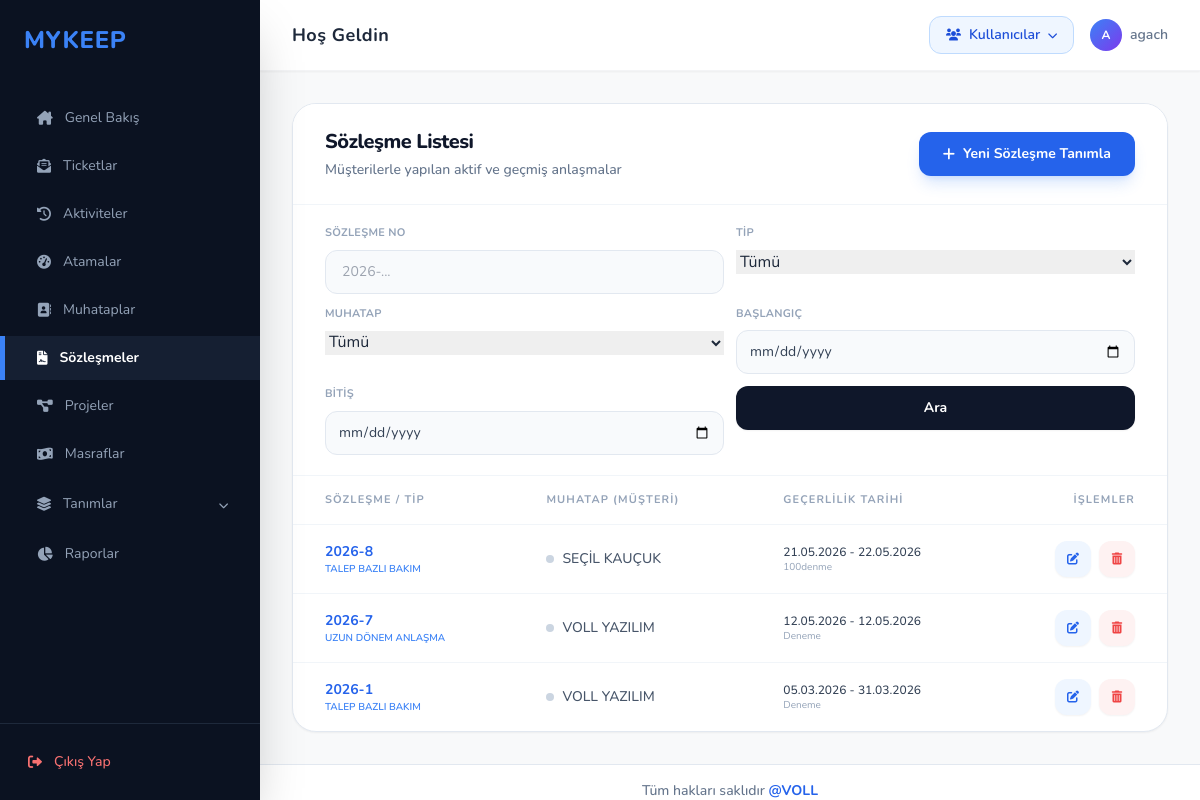
Before: /sozlesmeler/ (signed in) with the older database file.
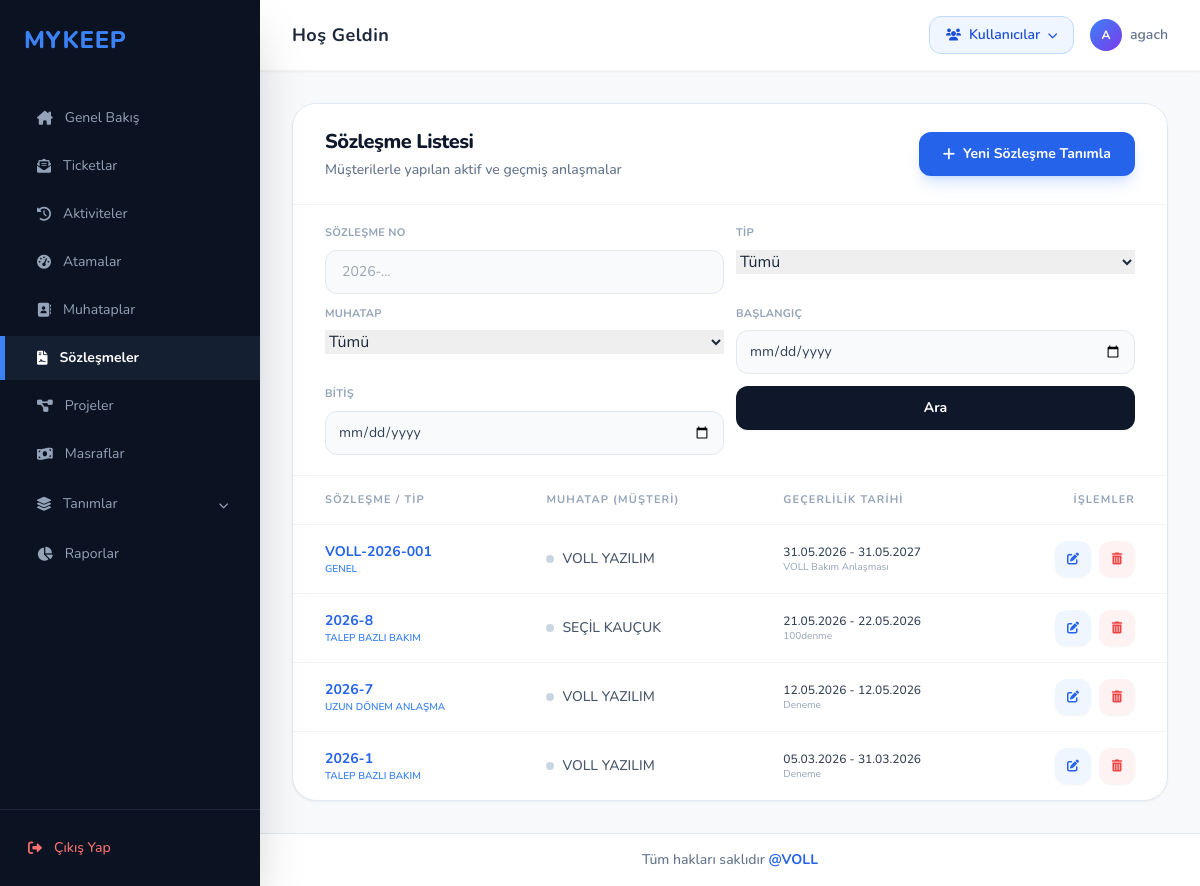
After: the same page with the newer database file.
### sozlesme/models.py (models this page shows, shortened)
class sozlesmeler(models.Model):
    sozlesmeno = models.CharField(max_length=50, unique=True, null=False, blank=False, default="2026-")
    tip = models.ForeignKey("sozlesmetip", to_field="tanim", on_delete=models.CASCADE,null=True)
    tanim = models.CharField(max_length=200, null=False, blank=False)
    muhatap = models.ForeignKey("muhatap.muhatap", to_field="unvan", on_delete=models.CASCADE)
    baslangic_tarihi = models.DateTimeField(blank=True, null=True)
    bitis_tarihi = models.DateTimeField(blank=True, null=True)
    aciklama = models.TextField(blank=True, null=True)

class sozlesmetip(models.Model):
    tanim = models.CharField(max_length=100,unique=True)
    def __str__(self):
        return self.tanim

### muhatap/models.py (models this page shows, shortened)
class muhatap(models.Model):
    unvan = models.CharField(max_length=100,unique=True)
    vkn = models.CharField(max_length=11)
    adres = models.TextField()
    telefon =models.CharField(max_length=10, null=True)
    grupkod = models.ForeignKey("hesapgrubu", to_field="grupkod", on_delete=models.CASCADE ,null=True)
    slug = models.SlugField(max_length=100,unique=True,null=True)
    aktif = models.BooleanField(default=False,null=True)

### sozlesme/views.py (the view, shortened to what this page needs)
# urls.py: path('sozlesmeler/', sozlesme_views.sozlesme_listesi, name='sozlesme_listesi'),
def sozlesme_listesi(request):
    veriler = sozlesmeler.objects.select_related("tip", "muhatap").all().order_by('-baslangic_tarihi')
    if hasattr(request.user, 'userprofile') and not request.user.is_superuser:
        profile = request.user.userprofile
        if profile.role == 'Firma' and profile.muhatap_firmalar.exists():
            veriler = veriler.filter(muhatap__in=profile.muhatap_firmalar.all())
        elif profile.role == 'Danisman':
            veriler = veriler.none() # Danışmanlar sözleşmeleri göremez
    arama = request.GET.get("arama", "").strip()
    sozlesme_no = request.GET.get("sozlesme_no", "").strip()
    tip = request.GET.get("tip", "").strip()
    muhatap = request.GET.get("muhatap", "").strip()
    baslangic = request.GET.get("baslangic", "").strip()
    bitis = request.GET.get("bitis", "").strip()
    if sozlesme_no:
        veriler = veriler.filter(sozlesmeno__icontains=sozlesme_no)
    if tip:
        veriler = veriler.filter(tip_id=tip)
    if muhatap:
        veriler = veriler.filter(muhatap_id=muhatap)
    if baslangic:
        veriler = veriler.filter(baslangic_tarihi__date__gte=baslangic)
    if bitis:
        veriler = veriler.filter(bitis_tarihi__date__lte=bitis)
    return render(request, 'sozlesme_listesi.html', {
        'sozlesmeler': veriler,
        'arama': arama,
        'sozlesme_no': sozlesme_no,
        'secili_tip': tip,
        'secili_muhatap': muhatap,
        'baslangic': baslangic,
        'bitis': bitis,
        'sozlesme_tipleri': sozlesmeler._meta.get_field("tip").remote_field.model.objects.order_by("tanim"),
        'muhataplar': sozlesmeler._meta.get_field("muhatap").remote_field.model.objects.filter(pk__in=request.user.userprofile.muhatap_firmalar.all()) if hasattr(request.user, 'userprofile') and request.user.userprofile.role == 'Firma' else sozlesmeler._meta.get_field('muhatap').remote_field.model.objects.order_by('unvan'),
    })

### templates/sozlesme_listesi.html (shortened to what the changed rows need)
{% extends 'base.html' %}
{% block content %}
<div class="bg-white border border-slate-200 rounded-3xl shadow-sm overflow-hidden">
    <div class="px-8 py-6 border-b border-slate-100 flex justify-between items-center bg-white">
        <div>
            <h2 class="text-xl font-extrabold text-slate-900 tracking-tight">Sözleşme Listesi</h2>
        </div>
    </div>
    <div class="overflow-x-auto">
        <table class="w-full text-left border-collapse">
            <thead>
                <tr class="text-[11px] uppercase tracking-widest text-slate-400 font-bold border-b border-slate-100 bg-slate-50/10">
                    <th class="px-8 py-4">Sözleşme / Tip</th>
                    <th class="px-8 py-4">Muhatap (Müşteri)</th>
                    <th class="px-8 py-4">Geçerlilik Tarihi</th>
                    <th class="px-8 py-4 text-right">İşlemler</th>
                </tr>
            </thead>
            <tbody class="divide-y divide-slate-100">
                {% for s in sozlesmeler %}
                <tr class="hover:bg-slate-50/50 transition group">
                    <td class="px-8 py-4">
                        <div class="flex flex-col">
                            <a href="{% url 'sozlesme_duzenle' s.pk %}" class="text-sm font-bold text-blue-600 hover:text-blue-800 hover:underline">{{ s.sozlesmeno }}</a>
                            <span class="text-[10px] font-semibold text-blue-500 uppercase">{{ s.tip|default:"Genel" }}</span>
                        </div>
                    </td>
                    <td class="px-8 py-4">
                        <div class="flex items-center space-x-2">
                            <div class="w-2 h-2 rounded-full bg-slate-300"></div>
                            <a href="{% url 'muhatap_duzenle' s.muhatap.pk %}" class="text-sm font-medium text-slate-600 hover:text-blue-700 hover:underline">{{ s.muhatap.unvan }}</a>
                        </div>
                    </td>
                    <td class="px-8 py-4">
                        <div class="flex flex-col">
                            <span class="text-xs text-slate-700 font-medium">
                                {{ s.baslangic_tarihi|date:"d.m.Y" }} - {{ s.bitis_tarihi|date:"d.m.Y" }}
                            </span>
                            <span class="text-[10px] text-slate-400">{{ s.tanim|truncatechars:30 }}</span>
                        </div>
                    </td>
                    <td class="px-8 py-4 text-right">
                        <div class="flex items-center justify-end space-x-2">
                            <a href="{% url 'sozlesme_duzenle' s.pk %}" class="w-9 h-9 rounded-xl bg-blue-50 text-blue-600 hover:bg-blue-600 hover:text-white flex items-center justify-center transition-all shadow-sm">
                                <i class="fa-solid fa-pen-to-square text-xs"></i>
                            </a>
                            <a href="{% url 'sozlesme_sil' s.pk %}" onclick="return confirm('Bu sözleşmeyi silmek istediğine emin misin?')" class="w-9 h-9 rounded-xl bg-red-50 text-red-500 hover:bg-red-500 hover:text-white flex items-center justify-center transition-all shadow-sm">
                                <i class="fa-solid fa-trash-can text-xs"></i>
                            </a>
                        </div>
                    </td>
                </tr>
                {% empty %}
                <tr>
                    <td colspan="4" class="px-8 py-16 text-center text-slate-400 italic text-sm">Sisteme henüz hiç sözleşme girişi yapılmamış.</td>
                </tr>
                {% endfor %}
            </tbody>
        </table>
    </div>
</div>
{% endblock %}

Changed rows visible on the page:
added sozlesmeler: sozlesmeno "VOLL-2026-001", tip "GENEL", muhatap.unvan "VOLL YAZILIM", baslangic_tarihi "31.05.2026", bitis_tarihi "31.05.2027", tanim "VOLL Bakım Anlaşması"
